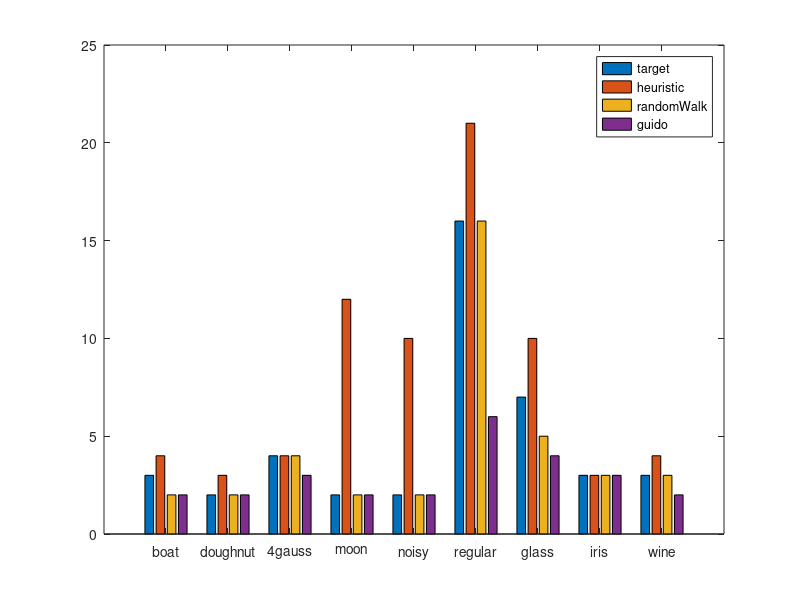

Here is the MATLAB script that generated this plot:
load res1.mat
h = bar(best);
set(gca,'XTickLabel',{'boat', 'doughnut', '4gauss', 'moon','noisy','regular','glass','iris','wine'})
l = cell(4,1);
l{1} = 'target';
l{2} = 'heuristic';
l{3} = 'randomWalk';
l{4} = 'guido';
legend(h,l)

load res2.mat;
average = zeros(9,3);
stddev = zeros(9,3);

for i=1:9
    for j=1:3
       average(i,j) = mean(avg{i}(:,j)); 
       stddev(i,j) = std(avg{i}(:,j));
    end
end
